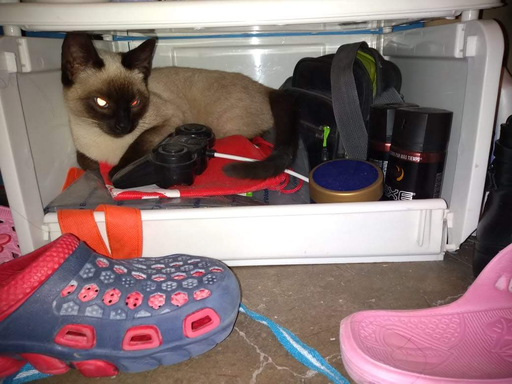
%> input picture Matlab/Practicas/cat.jpg (cropped and resized to the size of MATLAB's example picture), 512 x 384 px, given in place of peppers.png, which was not available
$ octave practica2Jess.m   (GNU Octave 9; MATLAB toolbox functions it lacks are replaced by stand-ins)
%> lines starting %> are read from the running program, lines starting %| are printed output that depends on the picture; pictures that were not available may be replaced by others from this repository, and a replacement may not be noted
clc
clear all
close all
warning of all

b=imread('peppers.png');
%> b is the input picture: size 384x512x3 uint8; mean R, G, B 136.7, 114.2, 115.5

roja=b;
roja(:,:,1);
roja(:,:,2)=0;
roja(:,:,3)=0;
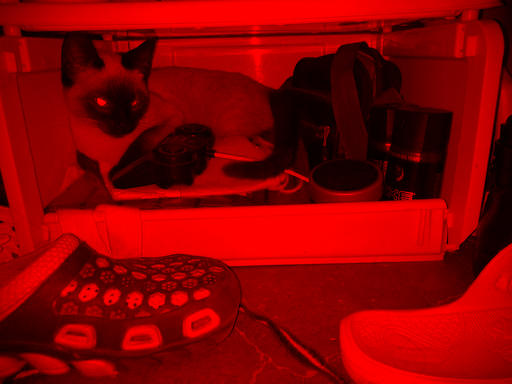
%> roja: size 384x512x3 uint8; mean R, G, B 136.7, 0, 0

verde=b;
verde(:,:,1)=0;
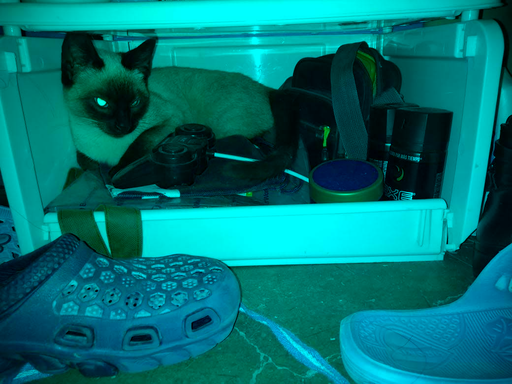
%> verde: size 384x512x3 uint8; mean R, G, B 0, 114.2, 115.5
verde(:,:,2);
verde(:,:,3)=0;
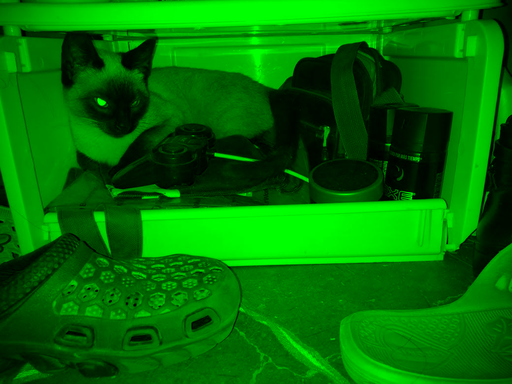
%> verde: size 384x512x3 uint8; mean R, G, B 0, 114.2, 0

azul=b;
azul(:,:,1)=0;
azul(:,:,2)=0;
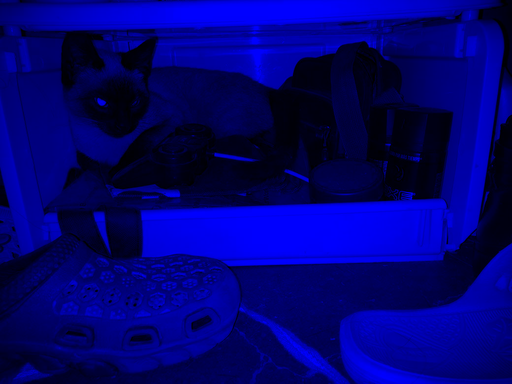
%> azul: size 384x512x3 uint8; mean R, G, B 0, 0, 115.5
azul(:,:,3);

figure(1)
roja_r=roja(:,:,1);
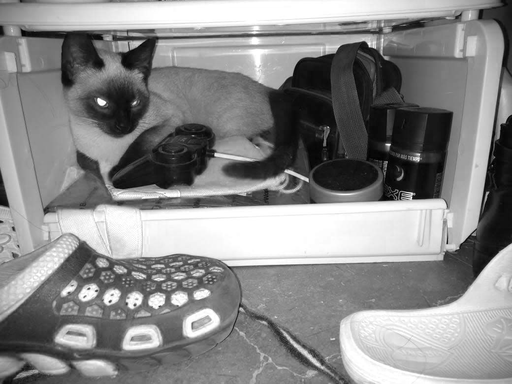
%> roja_r: size 384x512 uint8; min 0, max 255, mean 136.7
subplot(3,3,1)
imshow(roja);
title('imagen roja');
subplot(3,3,4)
imshow(roja_r);
title('imagen gris roja');
subplot(3,3,7)
histogram(roja_r);
title('histograma gris roja');

verde_r=verde(:,:,2);
subplot(3,3,2)
imshow(verde);
title('imagen verde');
subplot(3,3,5)
imshow(verde_r);
title('imagen gris verde')
subplot(3,3,8)
histogram(verde_r);
title('histograma gris verde')

azul_r=azul(:,:,3);
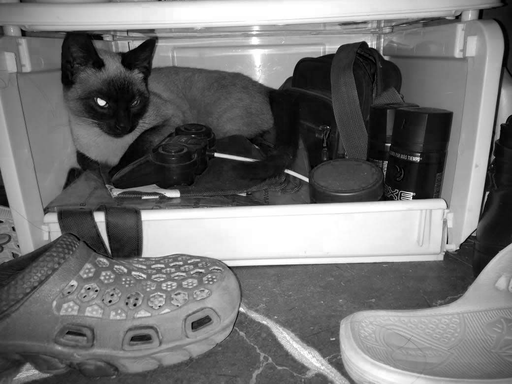
%> azul_r: size 384x512 uint8; min 0, max 255, mean 115.5
subplot(3,3,3)
imshow(azul);
title('imagen azul');
subplot(3,3,6)
imshow(azul_r);
title('imagen gris azul');
subplot(3,3,9)
histogram(azul_r);
title('histograma gris azul');

opcion = 1;
while opcion == 1
figure(2)
%> (the run ends here)
